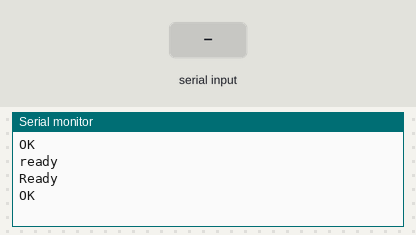
Recording of a sketch running on a simulated Arduino Uno, built with avr-gcc and run on an emulated ATmega328P. Parts: the last lines printed to the serial monitor. Inputs (shaded band) come from the test bench. The modem accepts every AT command (registered, SIM ready, sends succeed) and sends nothing else.

Above: at 2.2 s.
2.3 s: "1" received over the second serial link
At 3.1 s:
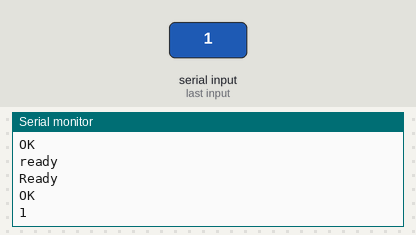
3.8 s: "0" received over the second serial link
At 4.2 s:
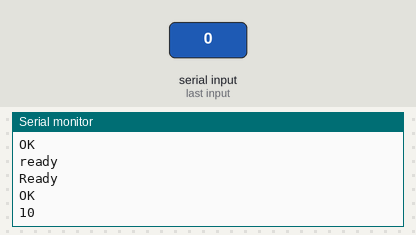

Measured:
- after the input at 2.3 s, the serial monitor: prints a new line at once (image 1)
- after the input at 3.8 s, the serial monitor: prints a new line at once (image 2)

The sketch:

modulo_wifi.ino
```cpp
#include <SoftwareSerial.h>
SoftwareSerial wifiPort(2,3); // RX, TX
void setup()
{
  Serial.begin(9600);
  wifiPort.begin(9600);
  wifiPort.println("AT+RST");
  delay(1000);
  wifiPort.println("AT");
}
void loop() // run over and over
{
  wifiPort.listen();
  if (wifiPort.available() ) {
    Serial.write(wifiPort.read());
  }
  if (Serial.available() ){
    wifiPort.write(Serial.read());
  }
}
```
